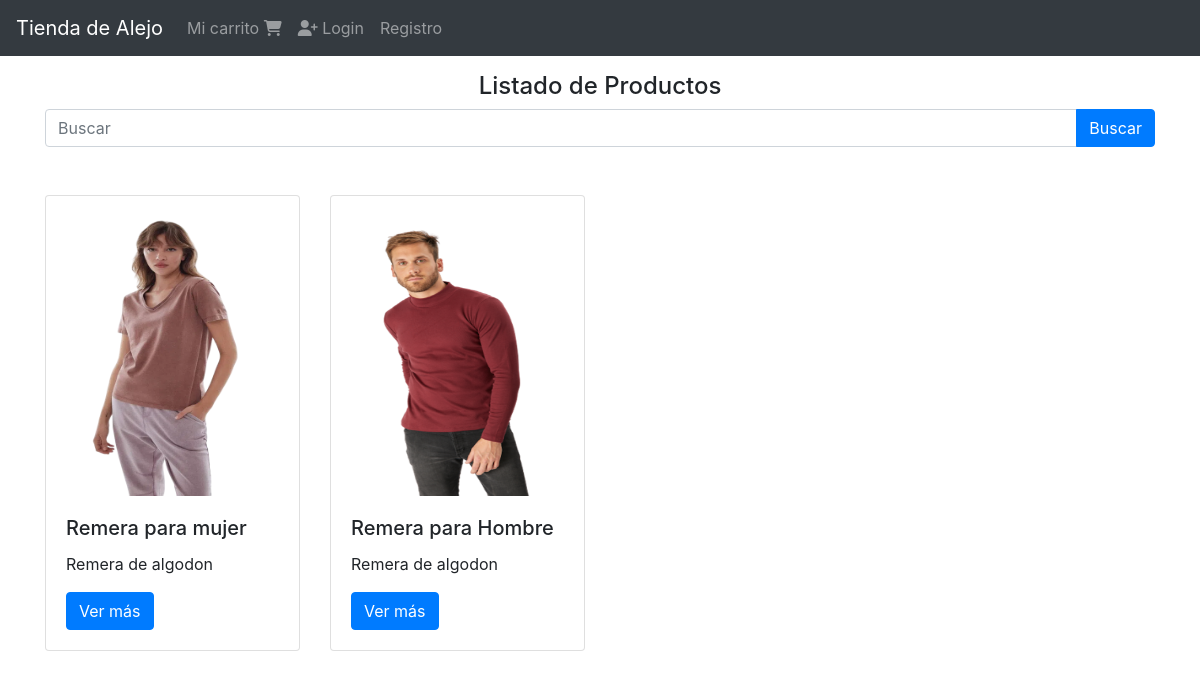
The page / on the database its author committed.
### products/models.py (models this page shows, shortened)
class Product(models.Model):
    title = models.CharField(max_length=50)
    description = models.TextField()
    price = models.DecimalField(max_digits=8, decimal_places=2, default=0.0) #12345678.12
    slug = models.SlugField(null=False, blank=False, unique=True)
    image = models.ImageField(upload_to="products/", null=False, blank=False)
    created_at = models.DateTimeField(auto_now_add=True)

### products/views.py (the view)
# urls.py: path("", ProductListViews.as_view(), name="index"),
class ProductListViews(ListView):
    template_name = "index.html"
    queryset = Product.objects.all().order_by("-id")
    def get_context_data(self, **kwargs):
        context = super().get_context_data(**kwargs)
        context ["message"] = "Listado de Productos"
        return context

### templates/index.html
{% extends "base.html" %}
{% block content %}
<div class="col">
    <h4 class="text-center"> {{ message }} </h4>
    {% include "products/snippets/search.html" %}
    {% include "products/snippets/list.html" %}
</div>
{% endblock %}

### products/templates/products/snippets/list.html
<div class="row">
    {% for object in product_list %}
        <div class="col-3 mt-5">
            {% include "products/snippets/product.html"  with product=object %}
        </div>
    {% endfor %}
</div>

### products/templates/products/snippets/product.html
<div class="card h-100">
    {% if product.image %}
        <img src="{{ product.image.url }}" alt="Imagen del producto" height="300" weight="250">
    {% endif %}
    <div class="card-body">
        <h5 class="card-title">{{ product.title }}</h5>
        <p class="card-text">{{ product.description }}</p>
        <a href="{% url "products:product" product.slug %}" class="btn btn-primary">Ver más</a>
    </div>
</div>

### rows shown on the page
Product: image (picture), title "Remera para mujer", description "Remera de algodon"
Product: image (picture), title "Remera para Hombre", description "Remera de algodon"

### other values the page prints
{{ message }} "Listado de Productos"
